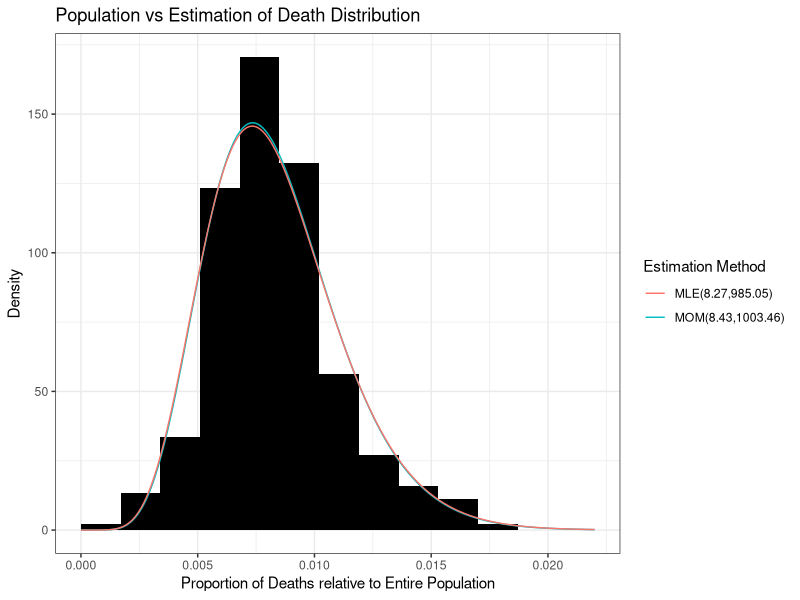
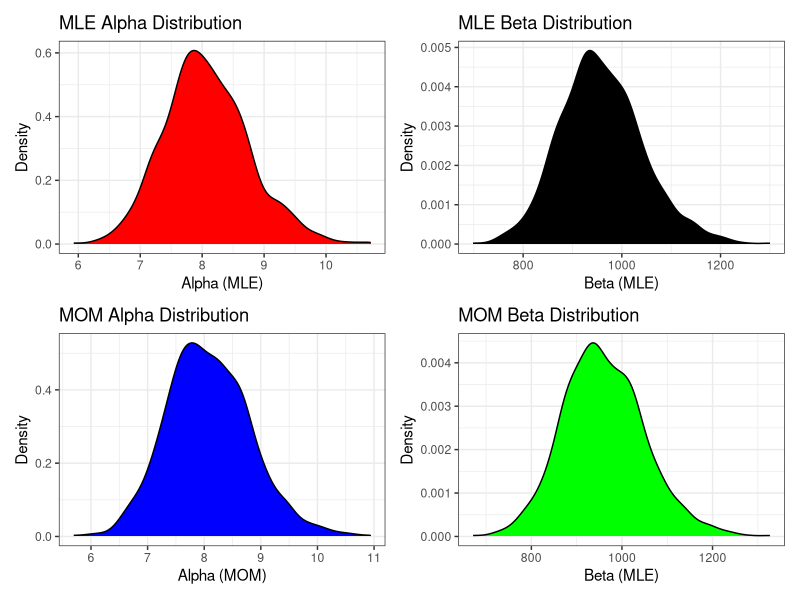

The R source for these figures, in order:
library(tidyverse)
library(stringr)
library(nleqslv)
library(patchwork)
data1 = read_csv("wb_API/Metadata3.csv") |>
  select(c("Country Name", "Country Code", "Indicator Name", "Indicator Code", "2022")) |>
  mutate(`2022` = `2022`/1000)  |>
  filter(!is.na(`2022`))
##################
#Method of Moments
##################
mom.beta = function(data, par)
{
  alpha = par[1]
  beta = par[2]
  mom.mean = mean(data)
  mom.mean.squared = mean(data^2)
  eq1 = alpha/(alpha + beta)
  eq2 = ((alpha + 1)*alpha)/((alpha + beta + 1)*(alpha + beta))
  
  return(c(eq1 - mom.mean, eq2 - mom.mean.squared))
}

(measure.of.moments = nleqslv(x = c(1,1),
                             fn = mom.beta,
                             data = data1$`2022`))
(mom.alpha = measure.of.moments$x[1])
(mom.beta.val = measure.of.moments$x[2])
#####################
#Method of Likelihood
#####################
llmle.beta = function(data, par, neg)
{
  alpha = par[1]
  beta = par[2]
  ll <- sum(log(dbeta(x=data, shape1=alpha, shape2=beta)), na.rm = TRUE) #Why are we doing the sum?
  #Ask prof. and look at notes in recall section
  return(ifelse(neg, -ll, ll))
}
mle.val <- optim(fn = llmle.beta,
              par = c(1,1),
              data = data1$`2022`,
              neg=T)
mle.alpha = mle.val$par[1]
mle.beta = mle.val$par[2]
#################################
#Plotting distributions
#################################
#Histogram of data
#MOM and MLE Distribution
mom.a.val = round(mom.alpha, digits = 2)
mom.b.val = round(mom.beta.val, digits = 2)
mle.a.val = round(mle.alpha, digits = 2)
mle.b.val = round(mle.beta, digits = 2)

mom.legend = paste("MOM(", mom.a.val, ",", mom.b.val, ")", sep = "")
mle.legend = paste("MLE(", mle.a.val, ",", mle.b.val, ")", sep = "")
mom.seq = tibble(x = seq(0,.022,.0001)) |>
  mutate(mom.dat = dbeta(x, shape1 = mom.alpha, shape2 = mom.beta.val)) |>
  mutate(mle.dat = dbeta(x, shape1 = mle.alpha, shape2 = mle.beta))
mom.plot = ggplot() +
  geom_histogram(aes(x = data1$`2022`, y = after_stat(density)), 
                 breaks = seq(0,.022, .0017), fill = "black") + 
  geom_line(data = mom.seq, aes(x = x, y = mom.dat, color = mom.legend)) +
  geom_line(data = mom.seq, aes(x = x, y = mle.dat, color = mle.legend)) +
  xlab("Proportion of Deaths relative to Entire Population") + 
  ylab("Density") +
  ggtitle("Population vs Estimation of Death Distribution") + 
  theme_bw() + 
  labs(color = "Estimation Method")
mom.plot

#################################
#Estimating beta and alpha values
#################################
mle.beta.list = numeric(0)
mle.alpha.list = numeric(0)
mom.beta.list = numeric(0)
mom.alpha.list = numeric(0)
#Need to change to 1000
for(i in 1:1000)
{
  set.seed(7272 + i)
  dat = rbeta(266, shape1 = 8, shape2 = 950)
  #Appends alpha mle
  mle.alpha.list = append(mle.alpha.list, optim(fn = llmle.beta,
                    par = c(1,1),
                    data = dat,
                    neg=T)$par[1])
  #Appends beta mle
  mle.beta.list = append(mle.beta.list, optim(fn = llmle.beta,
                               par = c(1,1),
                               data = dat,
                               neg=T)$par[2])
  #Appends alpha mom
  mom.alpha.list = append(mom.alpha.list, nleqslv(fn = mom.beta, 
                                 x = c(1,1),
                                 data = dat)$x[1])
  #Appends beta mom
  mom.beta.list = append(mom.beta.list, nleqslv(fn = mom.beta, 
                                x = c(1,1),
                                data = dat)$x[2])
}
##################
#Creating Plots
#################
#Plots mle alpha
mle.alpha.plot = ggplot() +
  geom_density(aes(x = mle.alpha.list), fill = "red") + 
  xlab("Alpha (MLE)") + 
  ylab("Density") + 
  ggtitle("MLE Alpha Distribution") + 
  theme_bw()
#Plots mle beta
mle.beta.plot = ggplot() +
  geom_density(aes(x = mle.beta.list), fill = "black") + 
  xlab("Beta (MLE)") + 
  ylab("Density") +
  ggtitle("MLE Beta Distribution") +
  theme_bw()
#Plots mom alpha
mom.alpha.plot = ggplot() +
  geom_density(aes(x = mom.alpha.list),fill = "blue") + 
  xlab("Alpha (MOM)") + 
  ylab("Density") +
  ggtitle("MOM Alpha Distribution") +
  theme_bw()
#Plots mom beta
mom.beta.plot = ggplot() +
  geom_density(aes(x = mom.beta.list), fill = "green") + 
  xlab("Beta (MLE)") + 
  ylab("Density") +
  ggtitle("MOM Beta Distribution") +
  theme_bw()
(mle.alpha.plot + mle.beta.plot) /
(mom.alpha.plot + mom.beta.plot)

#######################
#Calculating indicators
#######################
#Could make below more efficient by combing vectors and using group by
#Review
indicator.table = tibble() |>
  summarize(element = "Alpha (MLE)", 
          bias = mean(mle.alpha.list) - 8, 
          precision = 1/var(mle.alpha.list), 
          mse = var(mle.alpha.list) + bias^2) %>%
  bind_rows(summarize(.,element = "Beta (MLE)", 
                   bias = mean(mle.beta.list) - 950, 
                   precision = 1/var(mle.beta.list), 
                   mse = var(mle.beta.list) + bias^2))  %>%
  bind_rows(summarize(., element = "Alpha (MOM)",
                   bias = mean(mom.alpha.list) - 8,
                   precision = 1/var(mom.alpha.list),
                   mse = var(mom.alpha.list) + bias^2)) %>%
  bind_rows(summarize(., element = "Beta (MLE)",
                   bias = mean(mom.beta.list) - 950,
                   precision = 1/var(mom.beta.list),
                   mse = var(mom.beta.list) + bias^2))

indicator.table
